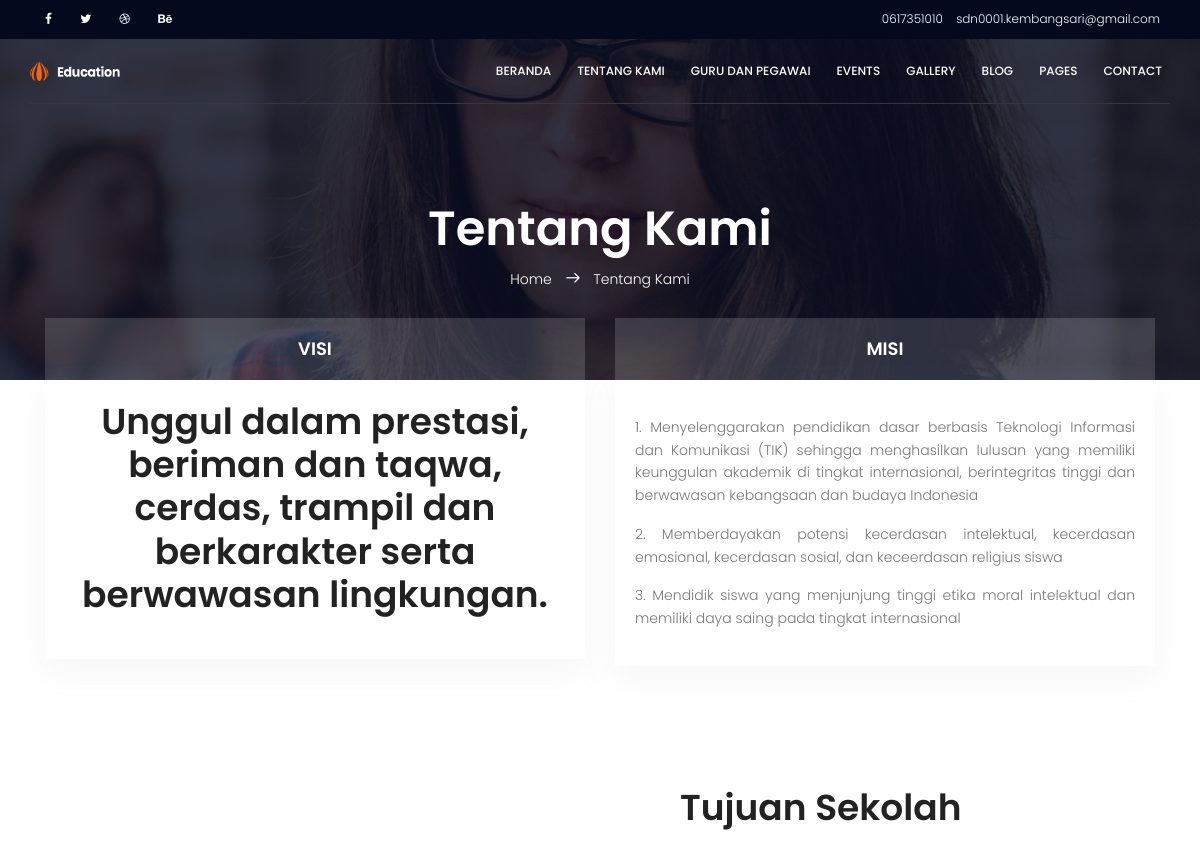
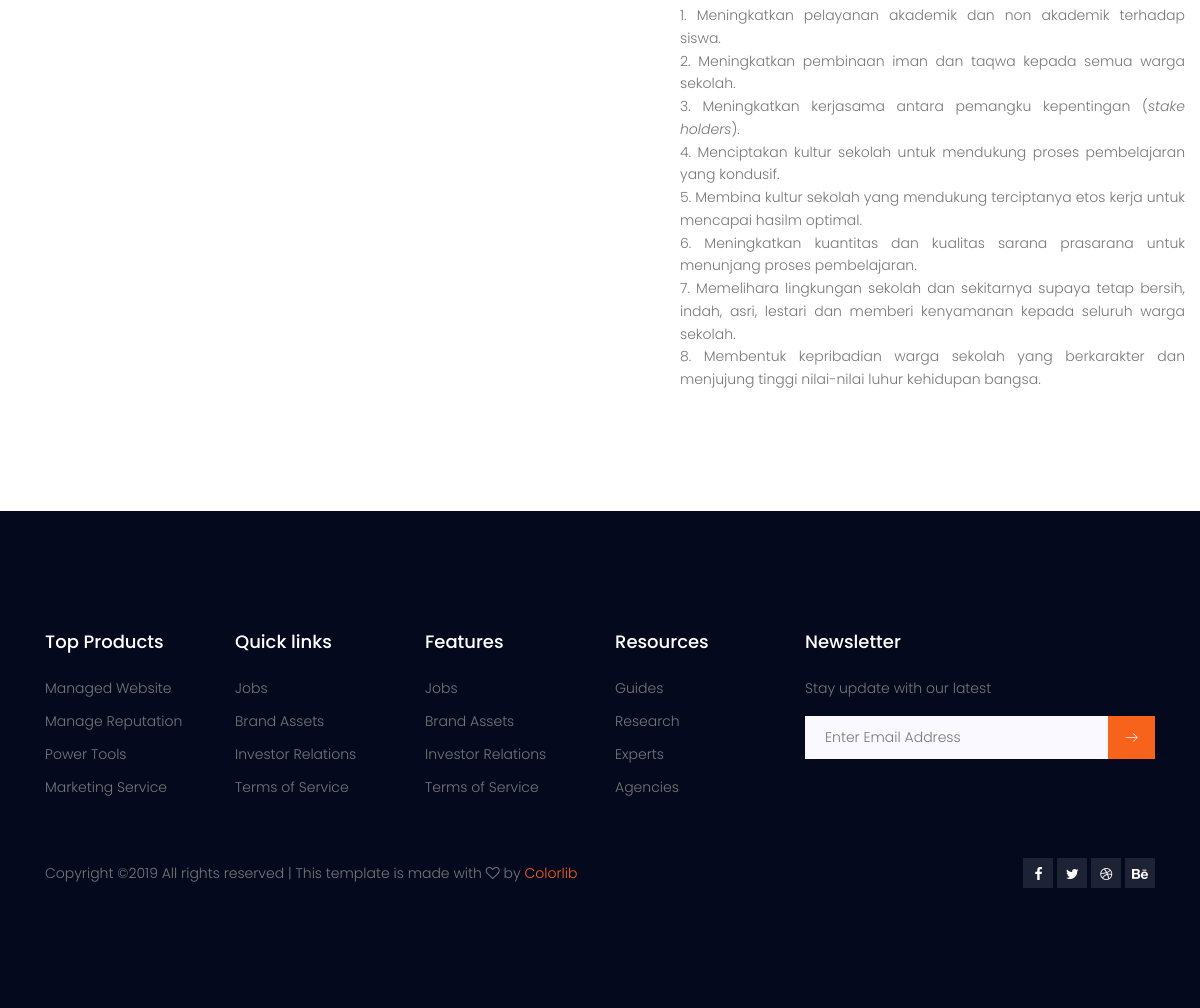
Screenshot of /education/index.php?slink=about.php with the database file from the repository (2 pictures, top to bottom).
### tables this page shows
CREATE TABLE `sekolah_profile` (
  `sekolah_nama` varchar(100) NOT NULL,
  `sekolah_alamat` text NOT NULL,
  `sekolah_telp` varchar(20) NOT NULL,
  `sekolah_email` varchar(50) NOT NULL,
  `sekolah_logo` varchar(50) NOT NULL
);

### education/index.php (the view, shortened to what this page needs)
<!DOCTYPE html>
<html lang="zxx" class="no-js">
<head>
	<link rel="stylesheet" href="css/linearicons.css">
	<link rel="stylesheet" href="css/font-awesome.min.css">
	<link rel="stylesheet" href="css/bootstrap.css">
	<link rel="stylesheet" href="css/magnific-popup.css">
	<link rel="stylesheet" href="css/nice-select.css">
	<link rel="stylesheet" href="css/animate.min.css">
	<link rel="stylesheet" href="css/owl.carousel.css">
	<link rel="stylesheet" href="css/jquery-ui.css">
	<link rel="stylesheet" href="css/main.css">
</head>
<?php
include "set/koneksi.php";
$sql = "select * from sekolah_profile";
$result = mysqli_query($db, $sql);
while ($row = mysqli_fetch_array($result)) {
	?>
	<body>
		<header id="header" id="home">
			<div class="header-top">
				<div class="container">
					<div class="row">
						<div class="col-lg-6 col-sm-6 col-8 header-top-left no-padding">
							<ul>
								<li><a href="#"><i class="fa fa-facebook"></i></a></li>
								<li><a href="#"><i class="fa fa-twitter"></i></a></li>
								<li><a href="#"><i class="fa fa-dribbble"></i></a></li>
								<li><a href="#"><i class="fa fa-behance"></i></a></li>
							</ul>
						</div>
						<div class="col-lg-6 col-sm-6 col-4 header-top-right no-padding">
							<a href="tel:+953 012 3654 896"><span class="lnr lnr-phone-handset"></span> <span class="text"><?php echo $row[2] ?></span></a>
							<a href="mailto:support@colorlib.com"><span class="lnr lnr-envelope"></span> <span class="text"><?php echo $row[3] ?></span></a>
						</div>
					</div>
				</div>
			</div>
			<div class="container main-menu">
				<div class="row align-items-center justify-content-between d-flex">
					<div id="logo">
						<div>
							<a href='index.php'><img src='img/<?php echo $row[4] ?>' alt='' width='90' title='' /></a>
						</div>
					</div>
					<nav id="nav-menu-container">
						<ul class="nav-menu">
							<li><a href="index.php">Beranda</a></li>
							<li><a href="index.php?slink=about.php">Tentang Kami</a></li>
							<li><a href="index.php?slink=courses.php">Guru dan Pegawai</a></li>
							<li><a href="events.html">Events</a></li>
							<li><a href="gallery.html">Gallery</a></li>
							<li class="menu-has-children"><a href="">Blog</a>
							</li>
							<li class="menu-has-children"><a href="">Pages</a>
							</li>
							<li><a href="contact.html">Contact</a></li>
						</ul>
					</nav>
				</div>
			</div>
		</header>
		<?php
		$apaja = $_REQUEST['slink'];
		if (isset($apaja))
			include "$apaja";
		else
			include "home.php";
		?>
		<footer class="footer-area section-gap">
			<div class="container">
				<div class="row">
					<div class="col-lg-2 col-md-6 col-sm-6">
						<div class="single-footer-widget">
							<h4>Top Products</h4>
							<ul>
								<li><a href="#">Managed Website</a></li>
								<li><a href="#">Manage Reputation</a></li>
								<li><a href="#">Power Tools</a></li>
								<li><a href="#">Marketing Service</a></li>
							</ul>
						</div>
					</div>
					<div class="col-lg-2 col-md-6 col-sm-6">
						<div class="single-footer-widget">
							<h4>Quick links</h4>
							<ul>
								<li><a href="#">Jobs</a></li>
								<li><a href="#">Brand Assets</a></li>
								<li><a href="#">Investor Relations</a></li>
								<li><a href="#">Terms of Service</a></li>
							</ul>
						</div>
					</div>
					<div class="col-lg-2 col-md-6 col-sm-6">
						<div class="single-footer-widget">
							<h4>Features</h4>
							<ul>
								<li><a href="#">Jobs</a></li>
								<li><a href="#">Brand Assets</a></li>
								<li><a href="#">Investor Relations</a></li>
								<li><a href="#">Terms of Service</a></li>
							</ul>
						</div>
					</div>
					<div class="col-lg-2 col-md-6 col-sm-6">
						<div class="single-footer-widget">
							<h4>Resources</h4>
							<ul>
								<li><a href="#">Guides</a></li>
								<li><a href="#">Research</a></li>
								<li><a href="#">Experts</a></li>
								<li><a href="#">Agencies</a></li>
							</ul>
						</div>
					</div>
					<div class="col-lg-4  col-md-6 col-sm-6">
						<div class="single-footer-widget">
							<h4>Newsletter</h4>
							<p>Stay update with our latest</p>
							<div class="" id="mc_embed_signup">
								<form target="_blank" action="https://spondonit.us12.list-manage.com/subscribe/post?u=1462626880ade1ac87bd9c93a&amp;id=92a4423d01" method="get">
									<div class="input-group">
										<input type="text" class="form-control" name="EMAIL" placeholder="Enter Email Address" onfocus="this.placeholder = ''" onblur="this.placeholder = 'Enter Email Address '" required="" type="email">
										<div class="input-group-btn">
											<button class="btn btn-default" type="submit">
												<span class="lnr lnr-arrow-right"></span>
											</button>
										</div>
									</div>
								</form>
							</div>
						</div>
					</div>
				</div>
				<div class="footer-bottom row align-items-center justify-content-between">
					<p class="footer-text m-0 col-lg-6 col-md-12">
						Copyright &copy; All rights reserved | This template is made with <i class="fa fa-heart-o" aria-hidden="true"></i> by <a href="https://colorlib.com" target="_blank">Colorlib</a>
					</p>
					<div class="col-lg-6 col-sm-12 footer-social">
						<a href="#"><i class="fa fa-facebook"></i></a>
						<a href="#"><i class="fa fa-twitter"></i></a>
						<a href="#"><i class="fa fa-dribbble"></i></a>
						<a href="#"><i class="fa fa-behance"></i></a>
					</div>
				</div>
			</div>
		</footer>
	<?php
	}
	?>
</body>
</html>

### education/about.php (shortened to what this page needs)
<section class="banner-area relative about-banner" id="home">
    <div class="overlay overlay-bg"></div>
    <div class="container">
        <div class="row d-flex align-items-center justify-content-center">
            <div class="about-content col-lg-12">
                <h1 class="text-white">
                    Tentang Kami
                </h1>
                <p class="text-white link-nav"><a href="index.html">Home </a> <span class="lnr lnr-arrow-right"></span> <a href="about.html"> Tentang Kami</a></p>
            </div>
        </div>
    </div>
</section>
<section class="feature-area pb-120">
    <div class="container">
        <div class="row">
            <div class="col-lg-6">
                <div class="single-feature">
                    <div class="title">
                        <h4>VISI</h4>
                    </div>
                    <div class="desc-wrap">
                        <h1>Unggul dalam prestasi, beriman dan taqwa, cerdas, trampil dan berkarakter serta berwawasan lingkungan.</h1><br>
                    </div>
                </div>
            </div>
            <div class="col-lg-6">
                <div class="single-feature">
                    <div class="title">
                        <h4>MISI</h4>
                    </div>
                    <div class="desc-wrap">
                        <ul style="text-align: justify;">
                            <p>
                                <li>1. Menyelenggarakan pendidikan dasar berbasis Teknologi Informasi dan Komunikasi (TIK) sehingga menghasilkan lulusan yang memiliki keunggulan akademik di tingkat internasional, berintegritas tinggi dan berwawasan kebangsaan dan budaya Indonesia</li>
                            </p>
                            <p>
                                <li>2. Memberdayakan potensi kecerdasan intelektual, kecerdasan emosional, kecerdasan sosial, dan keceerdasan religius siswa</li>
                            </p>
                            <p>
                                <li>3. Mendidik siswa yang menjunjung tinggi etika moral intelektual dan memiliki daya saing pada tingkat internasional</li>
                            </p>
                        </ul>
                    </div>
                </div>
            </div>
        </div>
    </div>
</section>
<section class="info-area pb-120">
    <div class="container-fluid">
        <div class="row align-items-center">
            <div class="col-lg-6 no-padding info-area-left">
            </div>
            <div class="col-lg-6 info-area-right">
                <h1>Tujuan Sekolah</h1>
                <ul style="text-align: justify;">
                    <li>1. Meningkatkan pelayanan akademik dan non akademik terhadap siswa.</li>
                    <li>2. Meningkatkan pembinaan iman dan taqwa kepada semua warga sekolah.</li>
                    <li>3. Meningkatkan kerjasama antara pemangku kepentingan (<em>stake holders</em>).</li>
                    <li>4. Menciptakan kultur sekolah untuk mendukung proses pembelajaran yang kondusif.</li>
                    <li>5. Membina kultur sekolah yang mendukung terciptanya etos kerja untuk mencapai hasilm optimal.</li>
                    <li>6. Meningkatkan kuantitas dan kualitas sarana prasarana untuk menunjang proses pembelajaran.</li>
                    <li>7. Memelihara lingkungan sekolah dan sekitarnya supaya tetap bersih, indah, asri, lestari dan memberi kenyamanan kepada seluruh warga sekolah.</li>
                    <li>8. Membentuk kepribadian warga sekolah yang berkarakter dan menjujung tinggi nilai-nilai luhur kehidupan bangsa.</li>
                </ul>
            </div>
        </div>
    </div>
</section>

### education/css/main.css (style rules this page uses)
body { color:#777;font-family:"Poppins",sans-serif;font-size:14px;font-weight:300;line-height:1.625em;position:relative }
ol,ul { margin:0;padding:0;list-style:none }
a { -webkit-transition:all 0.3s ease 0s;-moz-transition:all 0.3s ease 0s;-o-transition:all 0.3s ease 0s;transition:all 0.3s ease 0s }
a,a:focus,a:hover { text-decoration:none;outline:0 }
h1,h2,h3,h4,h5,h6 { font-family:"Poppins",sans-serif;color:#222;line-height:1.2em !important;margin-bottom:0;margin-top:0;font-weight:600 }
h1,.h1 { font-size:36px }
h4,.h4 { font-size:18px }
.pb-120 { padding-bottom:120px }
.text-white { color:#fff }
.relative { position:relative }
.overlay { position:absolute;left:0;right:0;top:0;bottom:0 }
.no-padding { padding:0 }
h1 { font-size:36px }
h4 { font-size:18px }
h1,h2,h3,h4,h5,h6 { line-height:1.5em }
.header-top { background:#04091e;font-size:12px;padding:8px }
.header-top a { color:#fff }
.header-top ul li { display:inline-block;margin-left:15px }
.header-top .header-top-left { text-align:left }
.header-top .header-top-left i { -webkit-transition:all 0.3s ease 0s;-moz-transition:all 0.3s ease 0s;-o-transition:all 0.3s ease 0s;transition:all 0.3s ease 0s }
.header-top .header-top-left a { margin-right:10px }
.header-top .header-top-right { text-align:right }
.header-top .header-top-right a { margin-right:10px }
.main-menu { padding-bottom:20px;padding-top:20px;border-bottom:1px solid #39353e }
#header { position:fixed;left:0;top:0;right:0;transition:all 0.5s;z-index:997 }
#header #logo img { padding:0;margin:0 }
.nav-menu,.nav-menu * { margin:0;padding:0;list-style:none }
.nav-menu li { position:relative;white-space:nowrap }
.nav-menu>li { float:left }
.nav-menu a { padding:0 8px 0px 8px;text-decoration:none;display:inline-block;color:#fff;font-weight:500;font-size:12px;text-transform:uppercase;outline:none }
.nav-menu>li { margin-left:10px }
.section-gap { padding:120px 0 }
.banner-area { background:url(../img/banner-bg.jpg) right;background-size:cover }
.banner-area .overlay-bg { background-color:rgba(4,9,30,0.8) }
.feature-area { margin-top:-62px }
.single-feature { text-align:center }
.single-feature .title { background:rgba(255,255,255,0.15);padding:20px 0px;-webkit-transition:all 0.3s ease 0s;-moz-transition:all 0.3s ease 0s;-o-transition:all 0.3s ease 0s;transition:all 0.3s ease 0s }
.single-feature .title h4 { color:#fff }
.single-feature .desc-wrap { padding:20px;background-color:#fff;box-shadow:0px 10px 30px 0px rgba(153,153,153,0.1) }
.link-nav { margin-top:10px;margin-bottom:0px }
.about-banner { background:url(../img/top-banner.jpg) right no-repeat;background-size:cover }
.about-content { margin-top:110px;padding:90px 0px;text-align:center }
.about-content h1 { font-size:48px;font-weight:600 }
.about-content a { color:#fff;font-weight:300;font-size:14px }
.about-content .lnr { margin:0px 10px;font-weight:600 }
.info-area .info-area-right { padding-left:80px }
.info-area .info-area-right h1 { max-width:400px;margin-bottom:20px }
.footer-area { background-color:#04091e }
.single-footer-widget h4 { color:#fff;margin-bottom:25px;font-weight:500 }
.single-footer-widget .form-control { border:none;width:80% !important;font-weight:300;background:#f9f9ff;padding-left:20px;border-radius:0;font-size:14px;line-height:normal !important;color:#222 }
.single-footer-widget ul li { margin-bottom:10px }
.single-footer-widget ul li a { color:#777;-webkit-transition:all 0.3s ease 0s;-moz-transition:all 0.3s ease 0s;-o-transition:all 0.3s ease 0s;transition:all 0.3s ease 0s }
.single-footer-widget .btn { font-size:1.2rem;border-radius:0;background:#f7631b;color:#fff }
.single-footer-widget .btn .lnr { line-height:inherit;font-size:13px;padding:0px 4px }
.footer-bottom { padding-top:50px }
.footer-bottom .footer-social { text-align:right }
.footer-bottom .lnr,.footer-bottom a { color:#f7631b }
.footer-bottom .footer-social a { background:rgba(255,255,255,0.1);color:#fff;width:30px;height:30px;display:inline-block;text-align:center;-webkit-transition:all 0.3s ease 0s;-moz-transition:all 0.3s ease 0s;-o-transition:all 0.3s ease 0s;transition:all 0.3s ease 0s }
.footer-bottom .footer-social a i { vertical-align:bottom }

### rows the page displays
sekolah_profile: sekolah_telp "0617351010", sekolah_email "sdn0001.kembangsari@gmail.com", sekolah_logo (picture)
